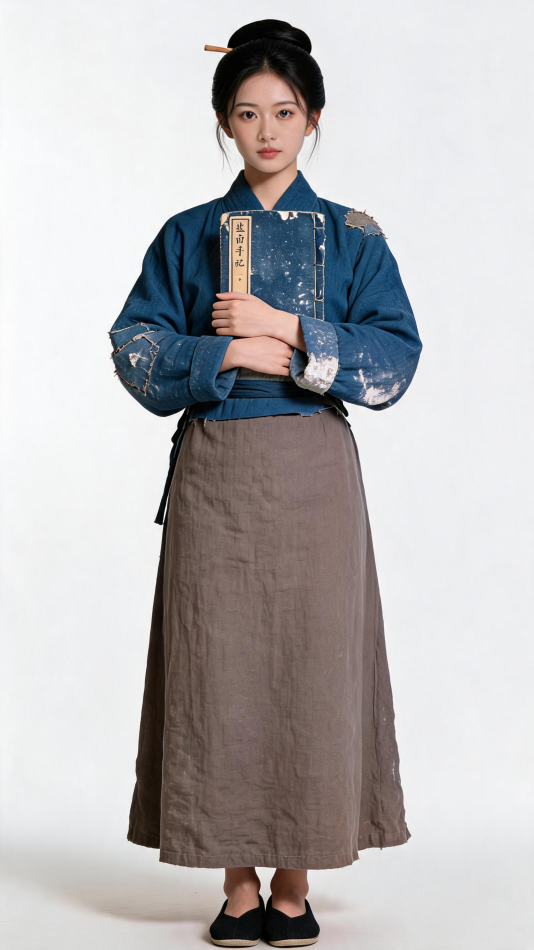
#> input picture dramas/边荒盐妇/assets/looks/CHAR-001-L02.png, 1600 x 2848 px, found by its file name (shown at 1/3 size); its folder holds 4 pictures in this run
$ python mesh_all.py
#> lines starting #> are read from the running program, lines starting #| are printed output that depends on the picture
#!/usr/bin/env python3
"""批量为 looks 生成面部网格变体：
1. 白底定妆图 → 顶部非白区域即头部，估算面部椭圆 (cx,cy,rx,ry)
2. 调用 script/add_face_mesh.py 生成 -mesh.png
豁免：CHAR-GRP-12-L01（背影，但背影有后脑无脸——豁免）、CHAR-GRP-16-L01（剪影）
"""
import os, subprocess, sys, json
from PIL import Image

LOOKS = "assets/looks"
SCRIPT = "/Users/lei/Movies/demo1/script/add_face_mesh.py"
EXEMPT = {"CHAR-GRP-12-L01", "CHAR-GRP-16-L01"}

def estimate_face(path):
#> called with path = 'assets/looks/CHAR-001-L02.png'
    img = Image.open(path).convert("L")
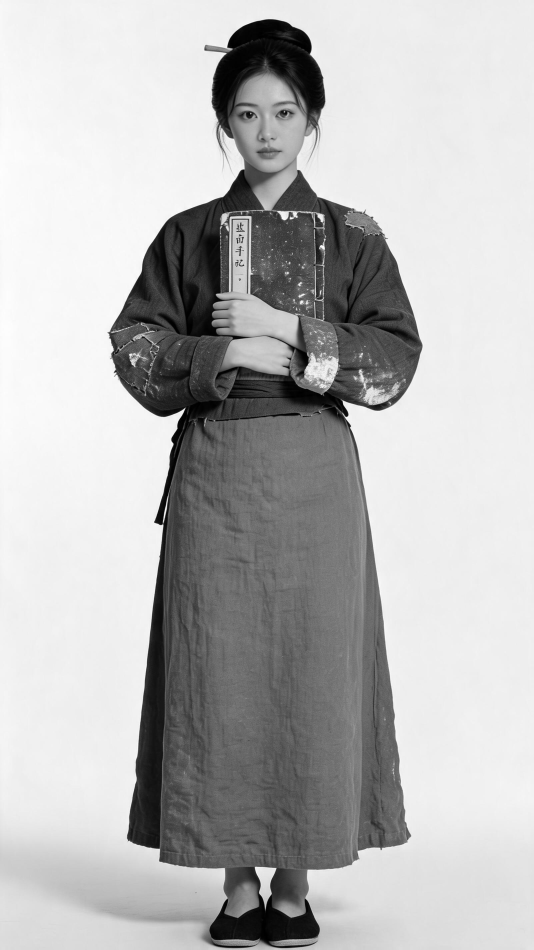
#> img: PIL image 1600x2848 L (shown at 1/3 size); min 0, max 255, mean 183.6
    w, h = img.size
#> w = 1600; h = 2848
    small = img.resize((w // 4, h // 4))
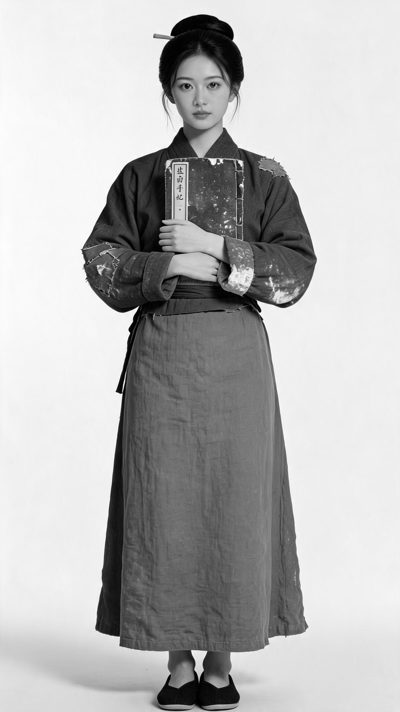
#> small: PIL image 400x712 L; min 0, max 255, mean 183.6
    sw, sh = small.size
#> sw = 400; sh = 712
    px = small.load()
    TH = 235  # 背景近白
    rows = []
    for y in range(sh):
        xs = [x for x in range(sw) if px[x, y] < TH]
        rows.append(xs)
#> this loop made 712 passes
#> xs on passes 1 to 3: [346, 352, 353], [346], [228]
#> after the loop, rows = 712 items, first 6: [346, 352, 353], [346], [228], [208, 209, 228], [212], [212]
    ys = [y for y, xs in enumerate(rows) if len(xs) >= 3]
#> ys = 700 values from 0 to 711
    if not ys:
        return None
    y0, y1 = min(ys), max(ys)
#> y0 = 0; y1 = 711
    H = y1 - y0
#> H = 711
    band0, band1 = y0, min(sh - 1, y0 + int(0.13 * H))
#> band0 = 0; band1 = 92
    xs_all, widths = [], []
    for y in range(band0, band1 + 1):
        xs = rows[y]
        if xs:
            xs_all += xs
            widths.append(max(xs) - min(xs))
#> this loop made 93 passes
#> (xs, xs_all) on passes 2, 3, 5, 6: ([346], [346, 352, 353, 346]), ([228], [346, 352, 353, 346, 228]), ([212], [346, 352, 353, 346, 228, 208, 209, 228, 212]), ([212], [346, 352, 353, 346, 228, 208, 209, 228, 212, 212])
#> xs_all on passes 1, 4, 10: [346, 352, 353], [346, 352, 353, 346, 228, 208, 209, 228], [346, 352, 353, 346, 228, 208, 209, 228, 212, 212, 230, 231]
#> after the loop, widths = 88 values, max 205 at index 46, min 0 at index 1, mean 93.17; xs_all = 5887 values, max 366 at index 2380, min 153 at index 1018, mean 201.8
    if not xs_all:
        return None
    cx = sum(xs_all) / len(xs_all) * 4
#> cx = 807.1
    cy = (band0 + (band1 - band0) * 0.78) * 4  # 面部低于头顶（含发髓/帽）
#> cy = 287
    head_w = (sorted(widths)[len(widths) // 2]) * 4
#> head_w = 332
    rx = max(60, head_w * 0.42)
#> rx = 139.4
    ry = rx * 1.45
#> ry = 202.2
    return cx, cy, rx, ry

def main():
    ids = sys.argv[1:] or sorted(
        f[:-4] for f in os.listdir(LOOKS)
        if f.endswith(".png") and f.startswith("CHAR-") and "-mesh" not in f
    )
    report = {}
    for i in ids:
        if i in EXEMPT:
            report[i] = "exempt"
            continue
        src = f"{LOOKS}/{i}.png"
        dst = f"{LOOKS}/{i}-mesh.png"
        est = estimate_face(src)
#> est = (807.1, 287, 139.4, 202.2)
        if not est:
            report[i] = "ESTIMATE_FAIL"
            continue
        cx, cy, rx, ry = est
#> cx = 807.1; cy = 287; rx = 139.4; ry = 202.2
        r = subprocess.run(
            ["python3", SCRIPT, "--input", src, "--output", dst,
             "--face", f"{cx:.0f},{cy:.0f},{rx:.0f},{ry:.0f}"],
            capture_output=True, text=True)
        report[i] = f"ok {cx:.0f},{cy:.0f},{rx:.0f},{ry:.0f}" if r.returncode == 0 else f"FAIL {r.stderr[-120:]}"
    print(json.dumps(report, ensure_ascii=False, indent=1))

if __name__ == "__main__":
    main()
#> (the call stopped at in main, `r = subprocess.run( ["python3", SCRIPT, "--input", src, "--output", ds..`: subprocess is not available in this run)

$ run again, on dramas/边荒盐妇/assets/looks/CHAR-002-L01.png
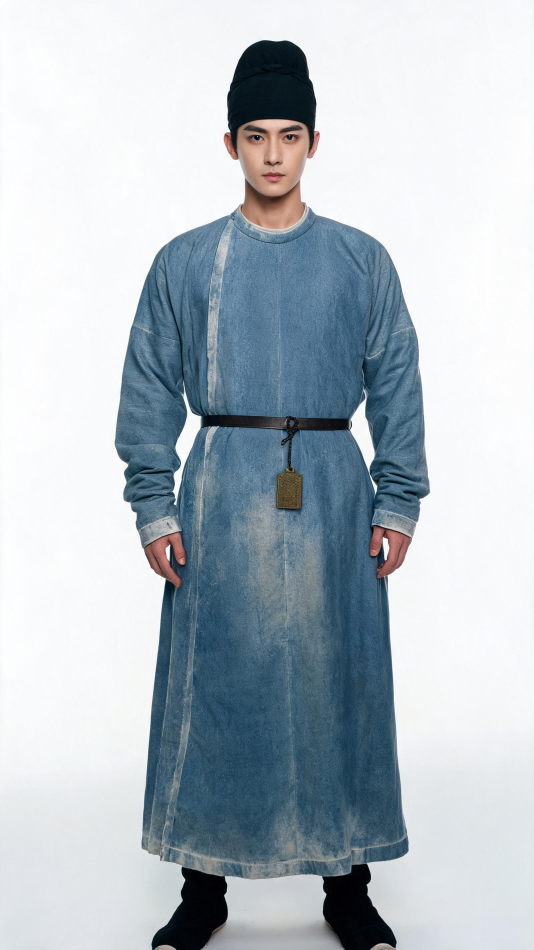
#> input picture dramas/边荒盐妇/assets/looks/CHAR-002-L01.png, 1600 x 2848 px, found by its file name (shown at 1/3 size)
#> in estimate_face, `img = Image.open(path).convert("L")`:
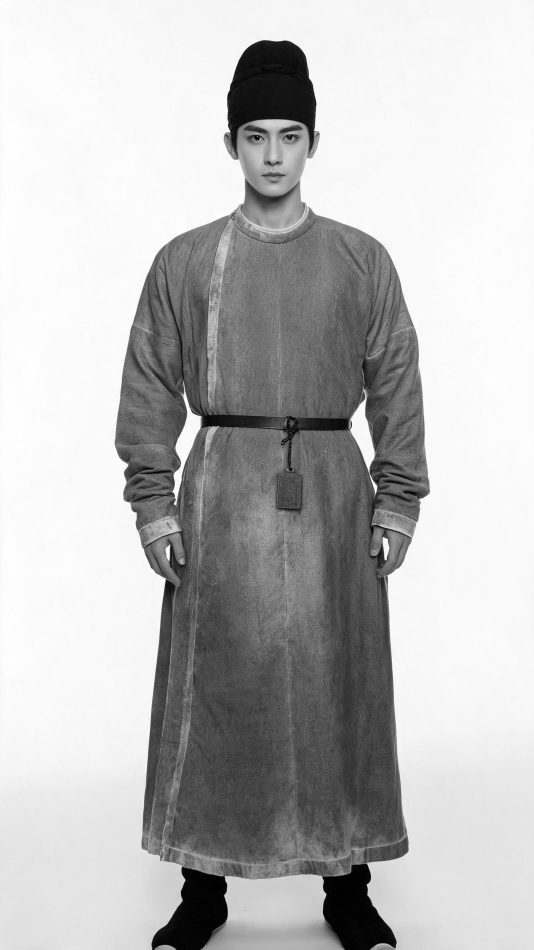
#> img: PIL image 1600x2848 L (shown at 1/3 size); min 0, max 255, mean 187.2
#> in estimate_face, `small = img.resize((w // 4, h // 4))`:
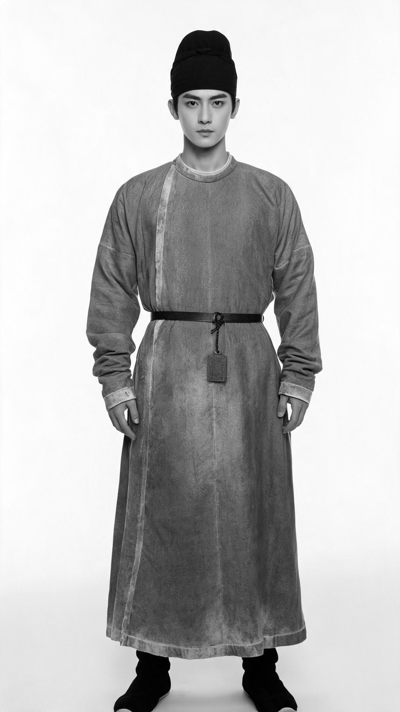
#> small: PIL image 400x712 L; min 0, max 255, mean 187.2
#> after the loop in estimate_face, `for y in range(sh):`: rows = 712 items, first 6: [], [], [], [], [], []
#> ys = 682 values from 30 to 711
#> y0 = 30; y1 = 711
#> H = 681
#> band0 = 30; band1 = 118
#> after the loop in estimate_face, `for y in range(band0, band1 + 1):`: widths = 89 values, max 72 at index 72, min 22 at index 0, mean 59.66; xs_all = 5398 values, max 239 at index 4089, min 167 at index 4234, mean 203.4
#> in estimate_face, `cx = sum(xs_all) / len(xs_all) * 4`: cx = 813.8
#> in estimate_face, `cy = (band0 + (band1 - band0) * 0.78) * 4`: cy = 394.6
#> head_w = 256
#> in estimate_face, `rx = max(60, head_w * 0.42)`: rx = 107.5
#> in estimate_face, `ry = rx * 1.45`: ry = 155.9
#> est = (813.8, 394.6, 107.5, 155.9)
#> in main, `cx, cy, rx, ry = est`: cx = 813.8; cy = 394.6; rx = 107.5; ry = 155.9

$ run again, on dramas/边荒盐妇/assets/looks/CHAR-003-L01.png
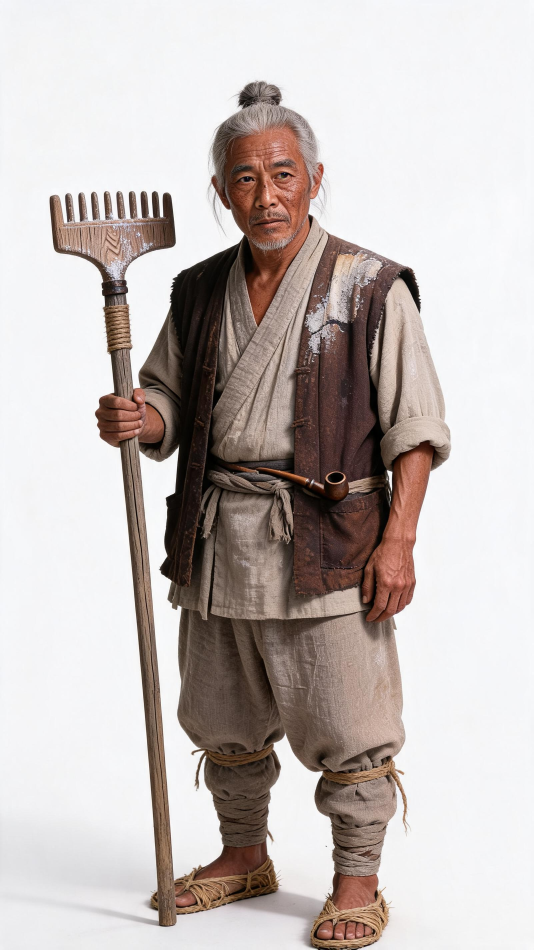
#> input picture dramas/边荒盐妇/assets/looks/CHAR-003-L01.png, 1600 x 2848 px, found by its file name (shown at 1/3 size)
#> in estimate_face, `img = Image.open(path).convert("L")`:
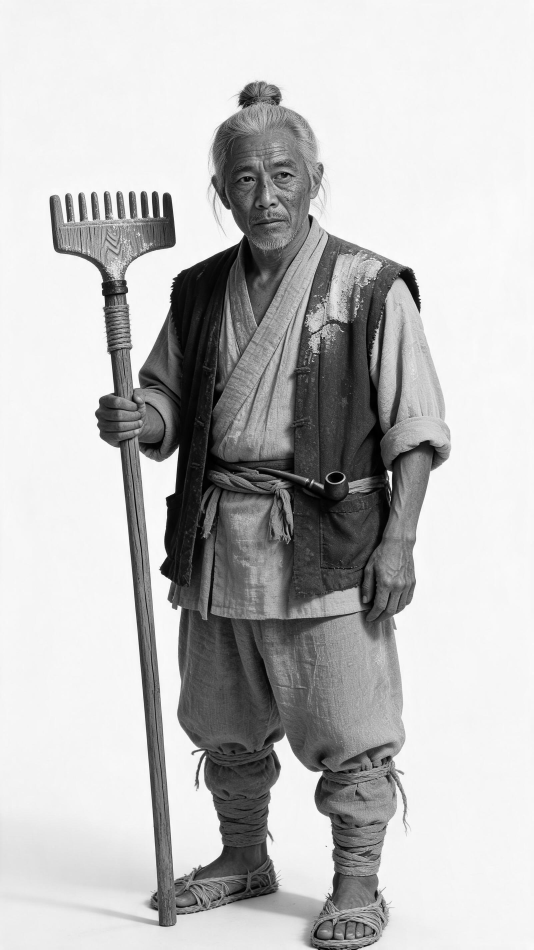
#> img: PIL image 1600x2848 L (shown at 1/3 size); min 0, max 255, mean 190.1
#> in estimate_face, `small = img.resize((w // 4, h // 4))`:
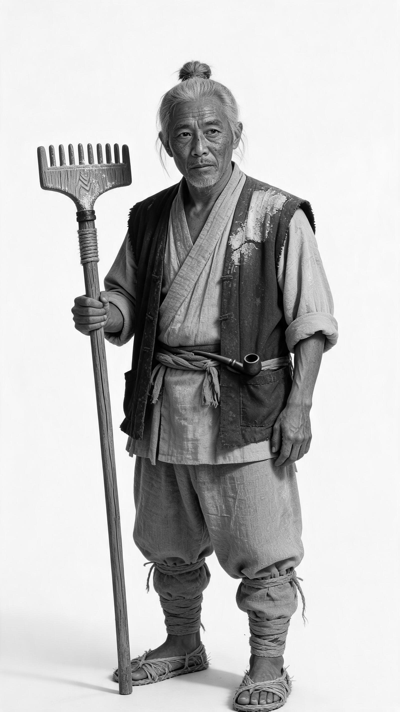
#> small: PIL image 400x712 L; min 0, max 255, mean 190.1
#> after the loop in estimate_face, `for y in range(sh):`: rows = 712 items, first 6: [], [], [], [], [], []
#> ys = 652 values from 60 to 711
#> y0 = 60; y1 = 711
#> H = 651
#> band0 = 60; band1 = 144
#> the loop in estimate_face, `for y in range(band0, band1 + 1):` made 85 passes
#> xs_all on pass 1: [191, 192, 193, 194, 195, 196, 197, 198, 199]
#> after the loop in estimate_face, `for y in range(band0, band1 + 1):`: widths = 85 values, max 193 at index 84, min 8 at index 0, mean 67.41; xs_all = 5636 values, max 247 at index 5229, min 51 at index 5511, mean 197.2
#> in estimate_face, `cx = sum(xs_all) / len(xs_all) * 4`: cx = 788.8
#> in estimate_face, `cy = (band0 + (band1 - band0) * 0.78) * 4`: cy = 502.1
#> head_w = 308
#> in estimate_face, `rx = max(60, head_w * 0.42)`: rx = 129.4
#> in estimate_face, `ry = rx * 1.45`: ry = 187.6
#> est = (788.8, 502.1, 129.4, 187.6)
#> in main, `cx, cy, rx, ry = est`: cx = 788.8; cy = 502.1; rx = 129.4; ry = 187.6
